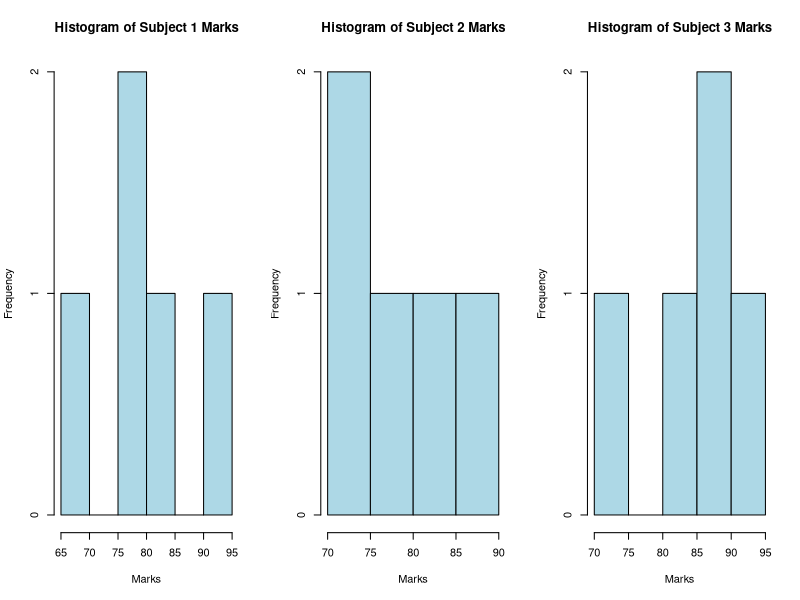

R code for this plot:
student_marks = data.frame(  # Create data frame
    RollNo = c(1, 2, 3, 4, 5), 
    Sub1 = c(85, 78, 92, 67, 80), 
    Sub2 = c(75, 82, 88, 70, 79), 
    Sub3 = c(90, 85, 95, 72, 88)
)

# Plot histograms for each subject
par(mfrow=c(1,3))  # Arrange plots in one row
for (i in 2:4) {  # Loop through each subject
  hist(student_marks[,i],
       main = paste("Histogram of Subject", i-1, "Marks"),
       xlab = "Marks",
       ylab = "Frequency",
       col = "lightblue",
       border = "black")
}
